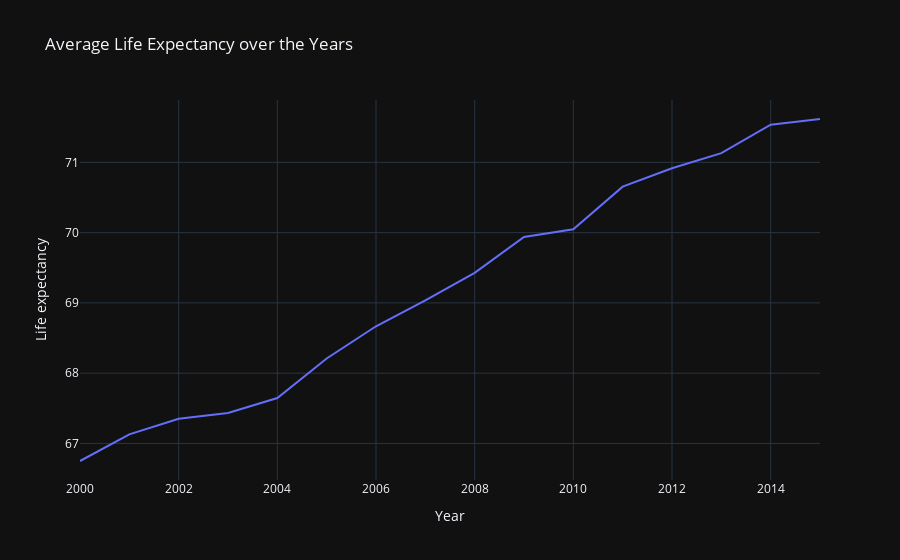

Source (notebook cell):
### Code cell
# Create the interactive line plot
fig = px.line(average_life_expectancy, x='Year', y='Life expectancy ',title='Average Life Expectancy over the Years',labels={'Year':'Year', 'Life expectancy':'Life Expectancy (years)'},
template='plotly_dark')
# Show the plot
fig.show()

### Figure 1 — Plotly figure (JSON) as saved in the notebook; plotly's stock layout.template omitted (floating-point values rounded to 4 significant figures)
{"data": [{"hovertemplate": "Year=%{x}<br>Life expectancy =%{y}<extra></extra>", "legendgroup": "", "line": {"color": "#636efa", "dash": "solid"}, "marker": {"symbol": "circle"}, "mode": "lines", "name": "", "orientation": "v", "showlegend": false, "type": "scatter", "x": [2000, 2001, 2002, 2003, 2004, 2005, 2006, 2007, 2008, 2009, 2010, 2011, 2012, 2013, 2014, 2015], "xaxis": "x", "y": [66.75, 67.13, 67.35, 67.43, 67.65, 68.21, 68.67, 69.04, 69.43, 69.94, 70.05, 70.65, 70.92, 71.13, 71.54, 71.62], "yaxis": "y"}], "layout": {"legend": {"tracegroupgap": 0}, "title": {"text": "Average Life Expectancy over the Years"}, "xaxis": {"anchor": "y", "domain": [0, 1], "title": {"text": "Year"}}, "yaxis": {"anchor": "x", "domain": [0, 1], "title": {"text": "Life expectancy "}}}}
